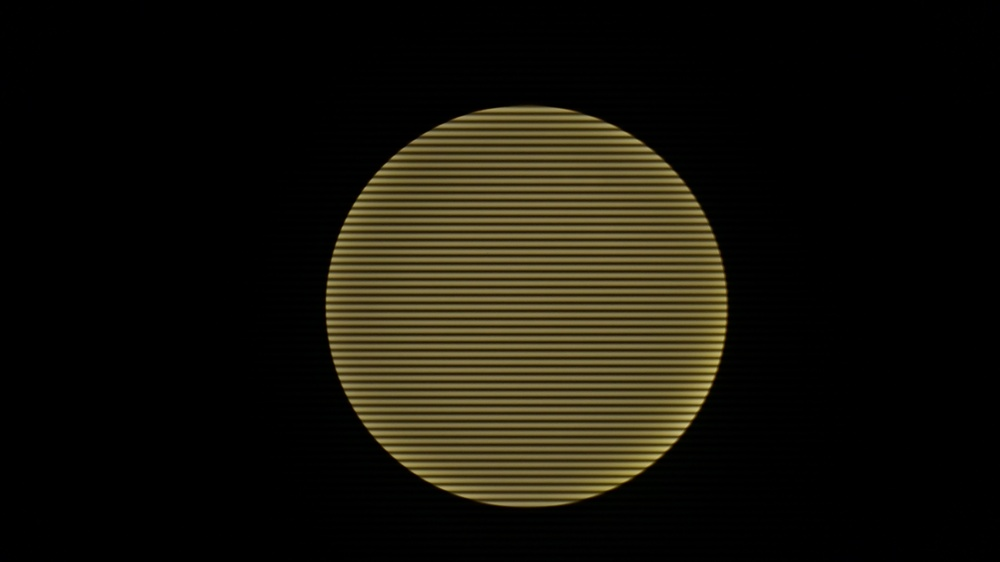
//> input picture Code/PD_values/IMG_20171208_190936868.jpg, 1000 x 562 px, shrunk from 4160 x 2340 before the run
$ ./imgPros ../PD_values/IMG_20171208_190936868.jpg   (built with g++ and OpenCV 4)
//> lines starting //> are read from the running program, lines starting //| are printed output that depends on the picture; after the words box and inside, x2 and y2 are one past the last pixel; in counts of white or black regions, pixels touching at a corner belong together
### Code/src/detection.hpp
#include "opencv2/opencv.hpp"
#include "opencv2/imgproc.hpp"
#include "opencv2/highgui.hpp"

using namespace cv;

void detector(Mat input, vector< vector<int> > &returnMatrix);

Mat clahe(Mat input);

Mat adaptiveThreshold(Mat input);

int avoidBlobOffset(Mat input, int centerRadius[3]);

void getCorrectedPixelsOffset(Mat input, int centerRadius[3], int offset, vector<int>& correctPixels );

void decodeBits(vector<int>& inputPixels, vector<int>& detectedBits);

void decodeBits_encoding1();

void decodeBits_encoding2(vector<int>& inputPixels, vector<int>& detectedBits);

void decodeBits_MAE(vector<int>& inputPixels, vector<int>& detectedBits);

### Code/src/detection.cpp
#include "detection.hpp"

#include <iostream>
#include <iomanip>
#include <fstream>

using namespace cv;
using namespace std;

// [80 lines left out: functions parity, processPacketPWM2, processPacketMAE, not called in this run]

void detector(Mat input, vector< vector<int> > &returnMatrix)
{
  Mat blurred_image;
  blur(input, blurred_image, Size(100, 100));

  Mat otsu;
  threshold(blurred_image, otsu, 0, 255,  CV_THRESH_OTSU);

  vector<vector<Point> > contours;

  // [107 lines of commented-out code are left out]
	findContours(otsu, contours, CV_RETR_EXTERNAL, CV_CHAIN_APPROX_SIMPLE);
	Scalar red(255,0,0);
	size_t count = contours.size();
	vector<Moments> mu(count);
	vector<Point2f> mc(count);
	unsigned long totalArea=0;
	Point2f center;
	int rMax=0;
	float r;


	for( size_t i=0; i < count; i++)
	{
		minEnclosingCircle( contours[i], center, r);
		if(r > rMax)
			rMax=r;
		mu[i] = moments( contours[i], false );
		if(mu[i].m00 == 0)
			continue;
		mc[i] = Point2f( mu[i].m10/mu[i].m00 , mu[i].m01/mu[i].m00 );
		// cout<<"mass center countour "<<i+1<<" : "<<mc[i]<<"  , area :: "<<mu[i].m00<<endl;
		totalArea+=mu[i].m00;
	}
	center.x=0; center.y=0;
	for(size_t i=0; i < count; ++i)
	{
		float per = mu[i].m00 / totalArea;
		// cout<<i+1<<"  = "<<per<<endl;
		center.x += mc[i].x * per;
		center.y += mc[i].y * per;
	}
	// cout<<"center :: "<<center<<endl;

	if(count!=0)
	{
		cout<<"circle radius :: "<<rMax<<endl;
		circle(input, center, rMax,red, 1);
		returnMatrix.resize(1);
		returnMatrix[0][0] = center.x;
		returnMatrix[0][1] = center.y;
		returnMatrix[0][2] = rMax;
	}

}

Mat clahe(Mat input)
{
	Ptr<CLAHE> clahe = createCLAHE();
	clahe->setClipLimit(10);
	clahe->setTilesGridSize(Size(8,8));

	Mat adaptive_equalized;
	clahe->apply(input,adaptive_equalized);

	return adaptive_equalized;
}

Mat adaptiveThreshold(Mat input)
{
	Mat adaptive;
	adaptiveThreshold(input, adaptive, 255, ADAPTIVE_THRESH_MEAN_C, THRESH_BINARY, 105, 2);
	return adaptive;
}

int avoidBlobOffset(Mat input, int centerRadius[3])
{
	float factor = 1;
	int newRadius = ceil(centerRadius[2] * factor);
	int top = centerRadius[1] - newRadius;
	int bottom = centerRadius[1] + newRadius;

	if(top < 0){
		top = 0;
	}
	if(bottom > input.rows){
		bottom = input.rows;
	}

	int column = centerRadius[0];

	while(1)
	{
		vector<int> pixels;
		vector<int> peaks;
		vector<int> falls;
		for(int i = top ; i< bottom ; i++)
		{
			pixels.push_back(input.at<unsigned char>(i, column));
		}

		for (unsigned int i = 0; i < pixels.size()-1; i++)
		{
			if(pixels[i] == 0 && pixels[i+1] == 255)
				peaks.push_back(i);
			else if(pixels[i] == 255 && pixels[i+1] == 0 && peaks.size() !=0)
				falls.push_back(i);
		}

		int noBlob = 0;

		for (unsigned int i = 0; i < falls.size(); i++)
		{
			int dif = falls[i] - peaks[i];
			if (dif > 16*3)
			{ //freq = 3000 -> 3*8
				column = column - 1;
				noBlob = 1;
			}
		}

		if(noBlob == 0)
			break;
	}

	return centerRadius[0] - column;
}

void getCorrectedPixelsOffset(Mat input, int centerRadius[3], int offset, vector<int>& correctPixels )
{
	float factor = 1;
	int newRadius = ceil(centerRadius[2] * factor);

	int top = centerRadius[1] - newRadius;
	int bottom = centerRadius[1] + newRadius;

	if(top < 0)
	{
		top = 0;
	}

	if(bottom > input.rows)
	{
		bottom = input.rows;
	}

	for(int i = top ; i< bottom ; i++)
	{
		correctPixels.push_back(input.at<unsigned char>(i, centerRadius[0] - offset) );
	}
}

// [92 lines left out: function decodeBits, not called in this run]

void decodeBits_encoding1(){}

// [119 lines left out: function decodeBits_encoding2, not called in this run]

void decodeBits_MAE(vector<int>& inputPixels, vector<int>& detectedBits)
{
	vector<int> peaks;
	vector<int> falls;
	vector<int> diff;
	int max_peak = 0;
	int min_peak = inputPixels.size();
	int th_peak;
	int dif;
	int startbit;

	//Deceting rising and falling edges of data
	for (unsigned int i = 0; i < inputPixels.size()-0; i++)
	{
		if(inputPixels[i] == 0 && inputPixels[i+1] == 255)
		{
			peaks.push_back(i);
		}
		else if(inputPixels[i] == 255 && inputPixels[i+1] == 0 && peaks.size() !=0)
		{
			falls.push_back(i);
			dif = falls.back()-peaks.back();
			if(dif >5)
			{
				if(max_peak < dif)
					max_peak = dif;
				if(min_peak > dif)
					min_peak = dif;
			}
			diff.push_back(dif); //May not be needed
		}
	}

	//Removing last rising edge or half bit
	if(peaks.size() > falls.size())
		peaks.pop_back();

	startbit = (13*max_peak)/10;
	th_peak = (max_peak + min_peak)/2;

	cout<<max_peak<<" , "<<min_peak<<" , "<<th_peak<<" , "<<startbit<<endl;
	// To detect and print start bit
	vector<int> nPackets;
	for(unsigned int i=1; i<peaks.size(); ++i)
	{
		dif = peaks[i] - falls[i-1];
		// cout<<peaks[i]<<" , "<<falls[i-1]<<" :: "<<dif;
		if(dif > startbit )
		{
			nPackets.push_back(i);
			// cout<<"		--- StartBit";
		}
		// cout<<endl;
	}
	// [27 lines of commented-out code are left out]
	int bit_count = 0;
	int packetNumber = -1;
	vector<vector<int> > dBits;
	dBits.resize(nPackets.size());
	for(unsigned i=1; i<peaks.size()-1; ++i)
	{
		if(bit_count > 20)
			return;

		if((peaks[i] - falls[i-1]) > startbit)
		{
			packetNumber ++;
			// dBits[packetNumber].resize(20);
			if(bit_count == 6)
				dBits[packetNumber].push_back(0);
			// 	cout<<" 0 \t\t --- 0 added";
			// cout<<"\n";
			bit_count=0;
		}

		if(packetNumber > -1)
		{
			dif = falls[i] - peaks[i];
			if(dif > th_peak)
			{
				// cout<<" 1 1 ";
				bit_count+=2;
				dBits[packetNumber].push_back(1);
				dBits[packetNumber].push_back(1);
			}
			else
			{
				// cout<<" 1 ";
				bit_count++;
				dBits[packetNumber].push_back(1);
			}
			// cout<<dif<<"\t";

			dif = peaks[i+1] - falls[i];
			if(dif > (th_peak+1) && dif < startbit)
			{
				// cout<<" 0 0 ";
				bit_count+=2;
				dBits[packetNumber].push_back(0);
				dBits[packetNumber].push_back(0);
			}
			else if(dif <= th_peak+1 )
			{
				// cout<<" 0 ";
				bit_count++;
				dBits[packetNumber].push_back(0);
			}
			// cout<<dif<<"\n";
		}
	}
	// cout<<endl;

	// Printing and validating packets received
	for(unsigned i = 0; i< dBits.size()-1; ++i)
	{
		// [7 lines of commented-out code are left out]
	}
}

### Code/src/imgPros.cpp
#include "detection.hpp"

#include <iostream>
#include <stdio.h>
#include <fstream>
#include <iomanip>

using namespace cv;
using namespace std;

String Image_path;
int main( int argc, char** argv )
{
    Mat grey_img;

    if( argc < 2)
    {
     cout <<" Usage: display_image ImageToLoadAndDisplay" << endl;
     return -1;
    }

    grey_img = imread( argv[1], 0);
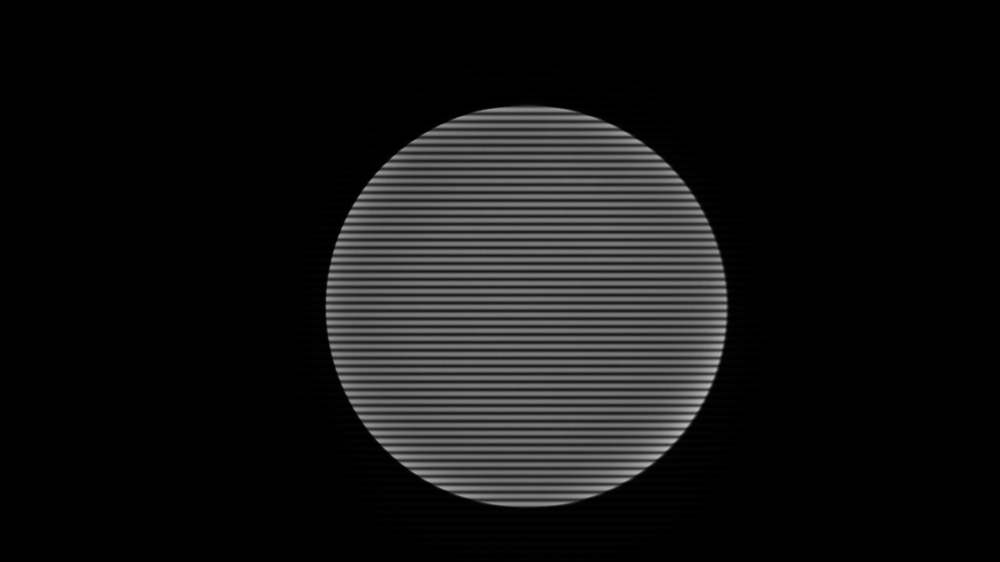
//> grey_img: 562 rows x 1000 cols, CV_8UC1; min 0, max 188, mean 19.1
    if ( !grey_img.data )
    {
        cout<<"No image data\n";
        return -1;
    }
    Image_path = argv[1];
//> Image_path = "../PD_values/IMG_20171208_190936868.jpg"
    Image_path.erase(Image_path.find('.'));
//> Image_path = ""

    cout<<"Image dimension::"<<grey_img.rows<<"x"<<grey_img.cols<<endl;
//| Image dimension::562x1000
    // [12 lines of commented-out code are left out]
    vector<vector<int> > returnMatrix(5, vector<int>(3)); // contains center positions and radii of blobs
	detector(grey_img, returnMatrix);
//> in detector, `blur(input, blurred_image, Size(100, 100));`:
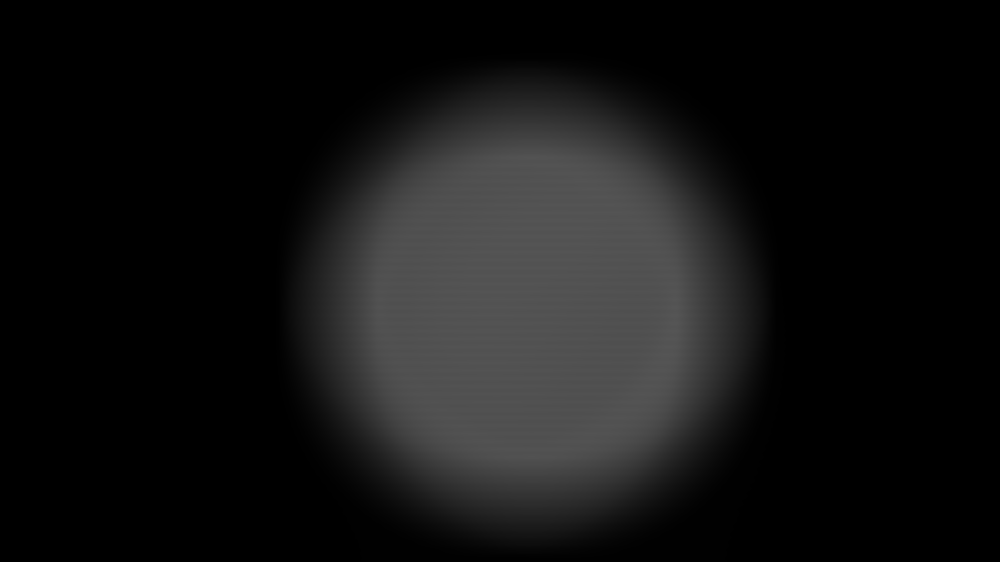
//> blurred_image: 562 rows x 1000 cols, CV_8UC1; min 0, max 85, mean 19.1
//> in detector, `threshold(blurred_image, otsu, 0, 255,  CV_THRESH_OTSU);`:
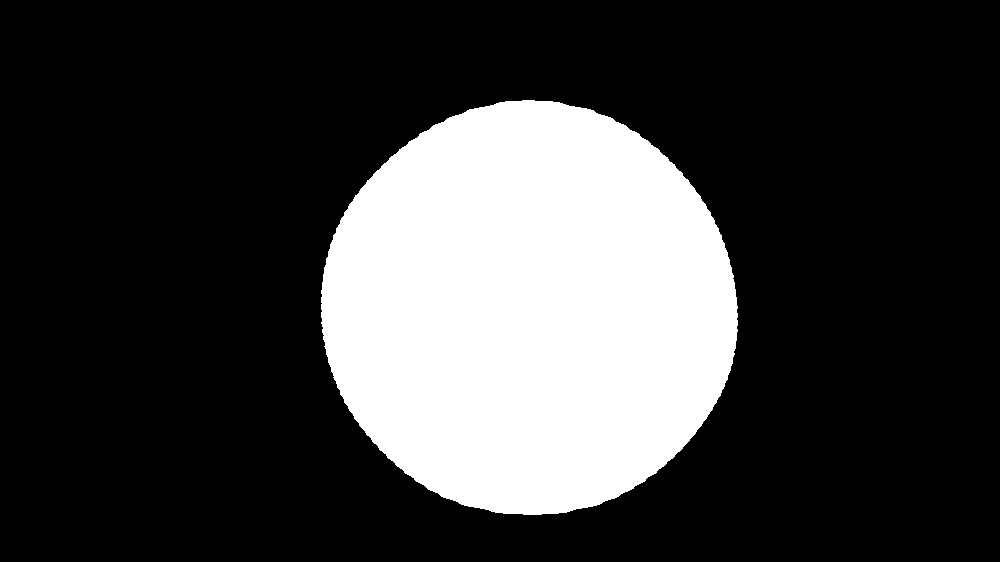
//> otsu: 562 rows x 1000 cols, CV_8UC1; 24% white; 1 white region
//> in detector, `findContours(otsu, contours, CV_RETR_EXTERNAL, CV_CHAIN_APPROX_SIMPLE);`: contours = 1 contour; box (x1, y1, x2, y2) and area: (321, 100, 738, 515) 134012
//> in detector, `size_t count = contours.size();`: count = 1
//> in detector, `vector<Moments> mu(count);`: mu = 1 item
//> in detector, `vector<Point2f> mc(count);`: mc = 1 Point (x, y): [0, 0]
//> the loop in detector, `for( size_t i=0; i < count; i++)` made 1 pass
//> (center, r, rMax, totalArea) on pass 1: (Point(529.8, 307.6), 209.7, 209, 134011)
//> after the loop in detector, `for( size_t i=0; i < count; i++)`: r = 209.7; rMax = 209; totalArea = 134011
//> in detector, `center.x = 0`: center = Point(0, 307.6)
//> in detector, `center.y = 0`: center = Point(0, 0)
//> the loop in detector, `for(size_t i=0; i < count; ++i)` made 1 pass
//> per on pass 1: 1
//| circle radius :: 209
//> in detector, `circle(input, center, rMax,red, 1);`:
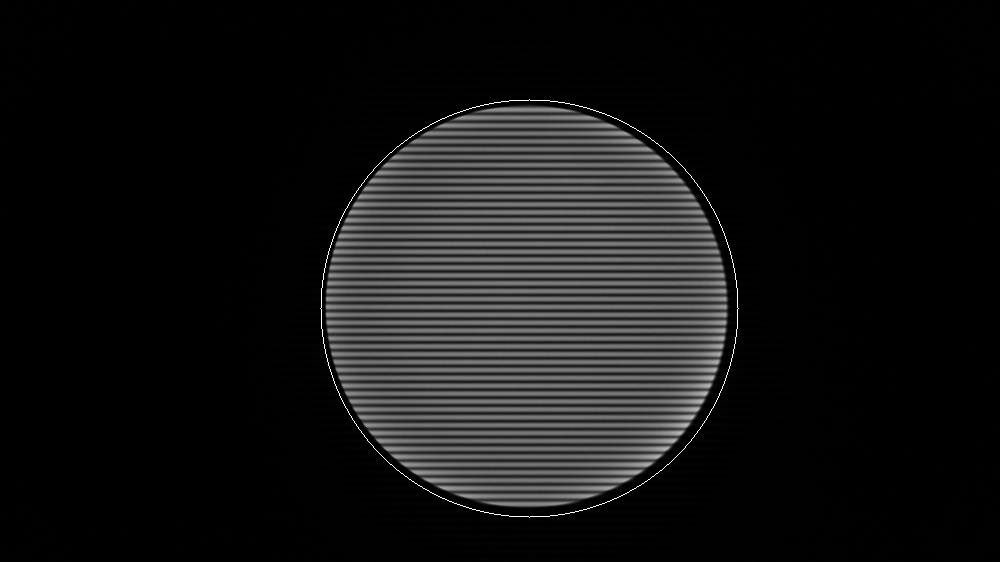
//> input: 562 rows x 1000 cols, CV_8UC1; 0.21% of pixels changed, all inside (x1, y1, x2, y2) = (320, 99, 739, 518)
//> returnMatrix = 1 item
	cout<<"Circles plotted"<<endl;
	imwrite(Image_path+"1_detector_image.jpg", grey_img);

	int centerRadius[3];
	centerRadius[0] = returnMatrix[0][0];
//> centerRadius = [528, 0, 0]
	centerRadius[1] = returnMatrix[0][1];
//> centerRadius = [528, 308, 0]
	centerRadius[2] = ceil(returnMatrix[0][2]*1.5);
//> centerRadius = [528, 308, 314]

	Mat adaptive_equalized = clahe(grey_img);
	imwrite(Image_path+"2_adaptive_equalized.jpg", adaptive_equalized);
	cout<<"adaptive equalisation completed"<<endl;

	Mat blurred;
	blur(adaptive_equalized, blurred, Size(1, 2));
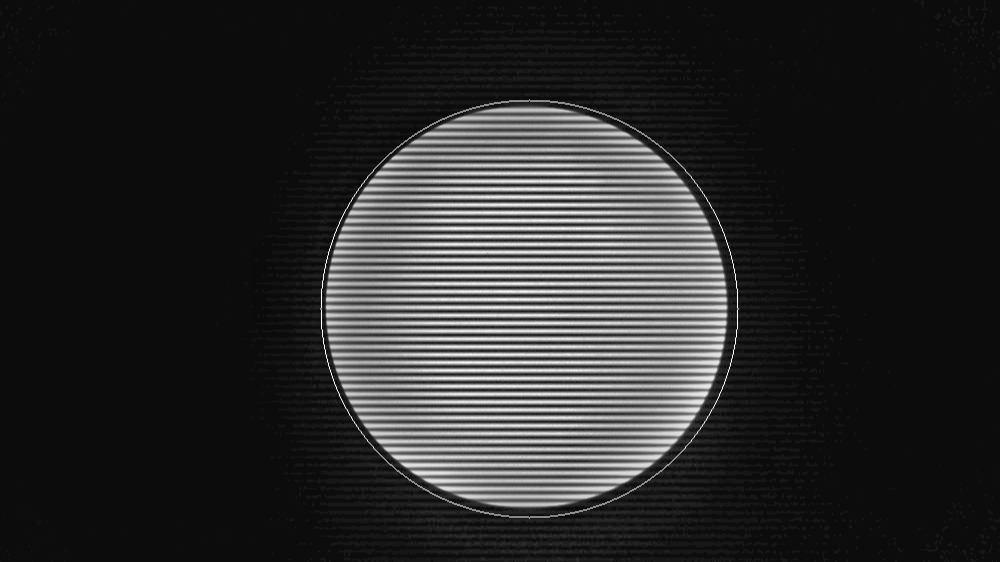
//> blurred: 562 rows x 1000 cols, CV_8UC1; min 8, max 255, mean 41.6
	imwrite(Image_path+"3_blurred.jpg", blurred);
	cout<<"blur completed"<<endl;

	adaptive_equalized.release();
	Mat adaptive_threshold2 = adaptiveThreshold(blurred);
//> in adaptiveThreshold, `adaptiveThreshold(input, adaptive, 255, ADAPTIVE_THRESH_MEAN_C, THRESH..`:
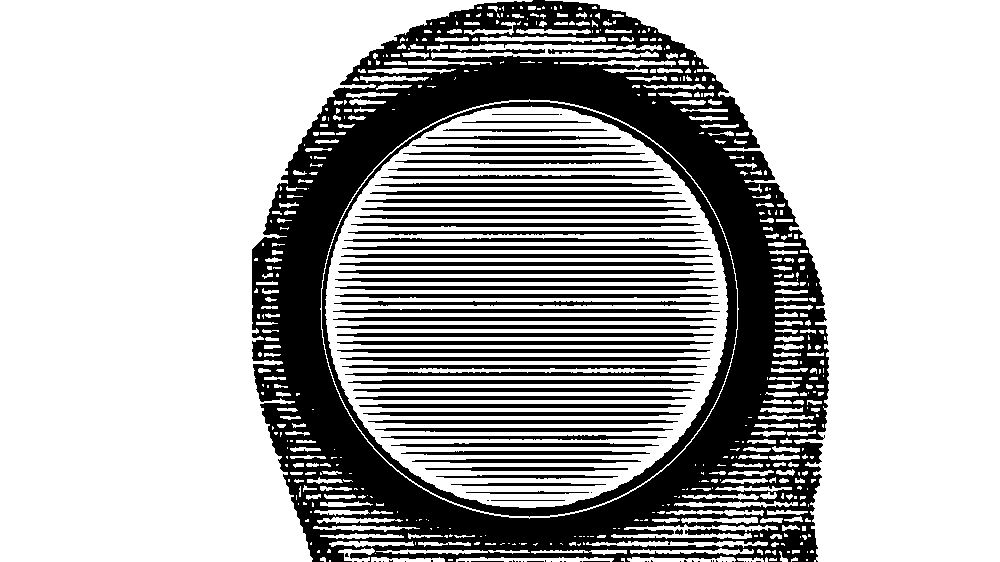
//> adaptive: 562 rows x 1000 cols, CV_8UC1; 70% white; 97 black regions (42 under 20 px), largest, box (x1, y1, x2, y2) and area: (252, 0, 829, 562) 108086, (322, 101, 737, 517) 8572, (335, 325, 716, 329) 1438
	Mat adaptive_threshold;
	threshold( grey_img, adaptive_threshold, 65,255,THRESH_BINARY );
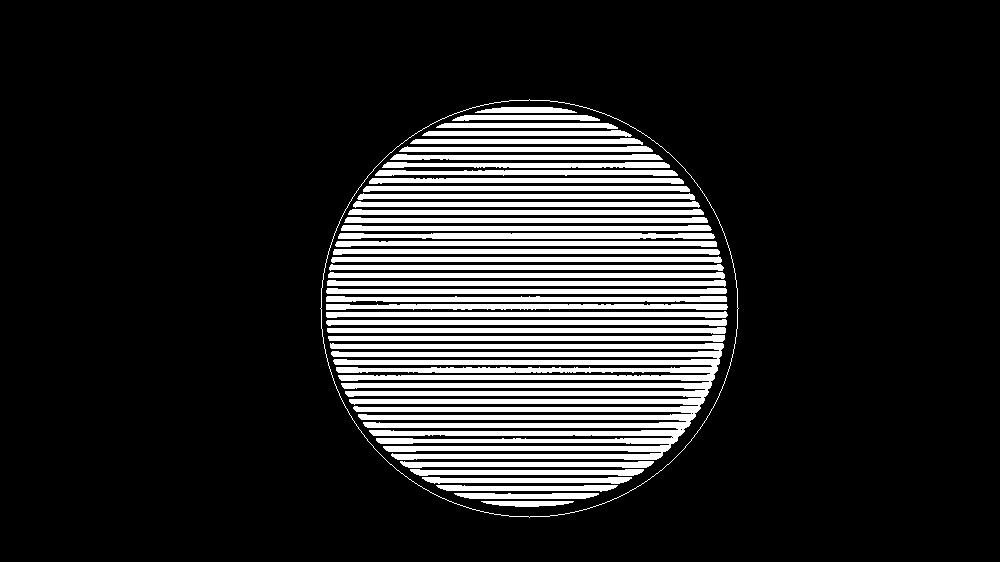
//> adaptive_threshold: 562 rows x 1000 cols, CV_8UC1; 14.8% white; 38 white regions, largest, box (x1, y1, x2, y2) and area: (330, 343, 724, 460) 26435, (338, 233, 715, 239) 2055, (326, 311, 728, 318) 2040

	cout<<"adaptive threshold completed"<<endl;
	imwrite(Image_path+"4_threshold_image.jpg", adaptive_threshold);
	imwrite(Image_path+"4_adaptive_threshold_image.jpg", adaptive_threshold2);

	int offset = avoidBlobOffset(adaptive_threshold2, centerRadius);
//> in avoidBlobOffset, `int newRadius = ceil(centerRadius[2] * factor);`: newRadius = 314
//> in avoidBlobOffset, `int top = centerRadius[1] - newRadius;`: top = -6
//> in avoidBlobOffset, `int bottom = centerRadius[1] + newRadius;`: bottom = 622
//> in avoidBlobOffset, `int column = centerRadius[0];`: column = 528
//> the loop in avoidBlobOffset, `while(1)` made 1 pass
//> (column, noBlob) on pass 1: (528, 0)
//> offset = 0
	cout<<"offset calculated"<<endl;

	vector<int> correctedPixels;
	getCorrectedPixelsOffset(adaptive_threshold, centerRadius, offset, correctedPixels);
//> in getCorrectedPixelsOffset, `int newRadius = ceil(centerRadius[2] * factor);`: newRadius = 314
//> in getCorrectedPixelsOffset, `int top = centerRadius[1] - newRadius;`: top = -6
//> in getCorrectedPixelsOffset, `int bottom = centerRadius[1] + newRadius;`: bottom = 622
//> after the loop in getCorrectedPixelsOffset, `for(int i = top ; i< bottom ; i++)`: correctPixels = 562 values, max 255 at index 100, min 0 at index 0, mean 118
//> correctedPixels has the same summary as correctPixels in getCorrectedPixelsOffset
	cout<<"Pixels corrected\n";
	imwrite(Image_path+"5_line_image.jpg", correctedPixels);

	vector<int> detectedBits;
	decodeBits_MAE(correctedPixels, detectedBits);
//> in decodeBits_MAE, `int min_peak = inputPixels.size();`: min_peak = 562
//> after the loop in decodeBits_MAE, `for (unsigned int i = 0; i < inputPixels.size()-0; i++)`: peaks = 53 values from 99 to 515; falls = 53 values from 100 to 516; max_peak = 6; diff = 53 values, max 6 at index 1, min 1 at index 0, mean 4.91
//> in decodeBits_MAE, `startbit = (13*max_peak)/10;`: startbit = 7
//> in decodeBits_MAE, `th_peak = (max_peak + min_peak)/2;`: th_peak = 6
//| 6 , 6 , 6 , 7
//> the loop in decodeBits_MAE, `for(unsigned int i=1; i<peaks.size(); ++i)` made 52 passes
//> dif on passes 1 to 12: 6, 2, 3, 3, 3, 3, 3, 3, 2, 3, 3, 3
//> the loop in decodeBits_MAE, `for(unsigned i=1; i<peaks.size()-1; ++i)` made 51 passes
//> after the loop in decodeBits_MAE, `for(unsigned i=1; i<peaks.size()-1; ++i)`: packetNumber = -1; bit_count = 0

	// vector<int> detectedBits;
	// decodeBits(correctedPixels, detectedBits);
	if(detectedBits.size() == 0)
	{
	    cout<<"Image not decoded properly"<<endl;
	}
	else
	{
		cout<<"Bits decoded"<<endl;
		for(int i=0; i<detectedBits.size(); i++)
	  		cout<<std::hex<<detectedBits[i]<<endl;
	}

    return 0;
}
